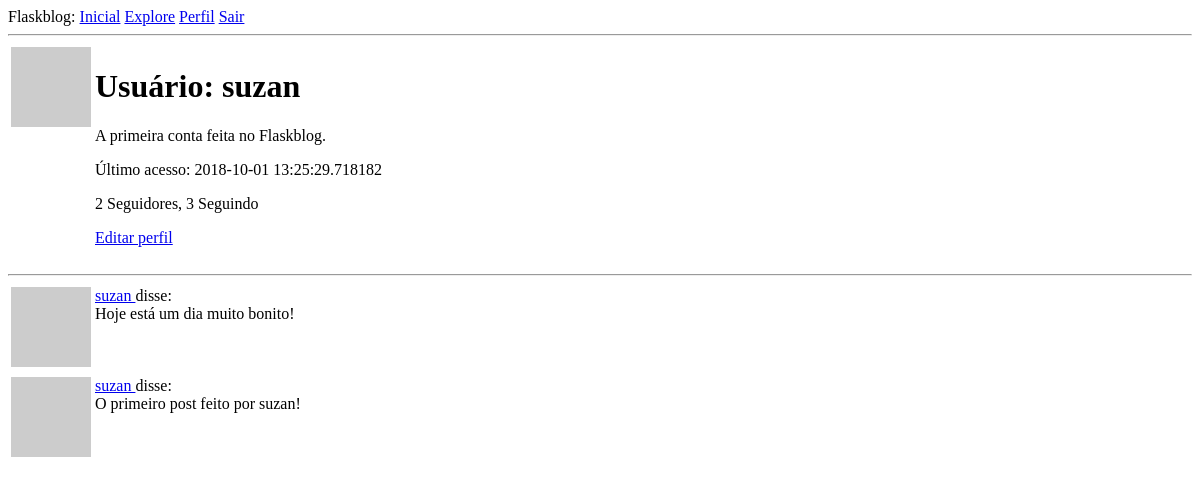
Page /user/suzan (signed in) on the earlier database version.
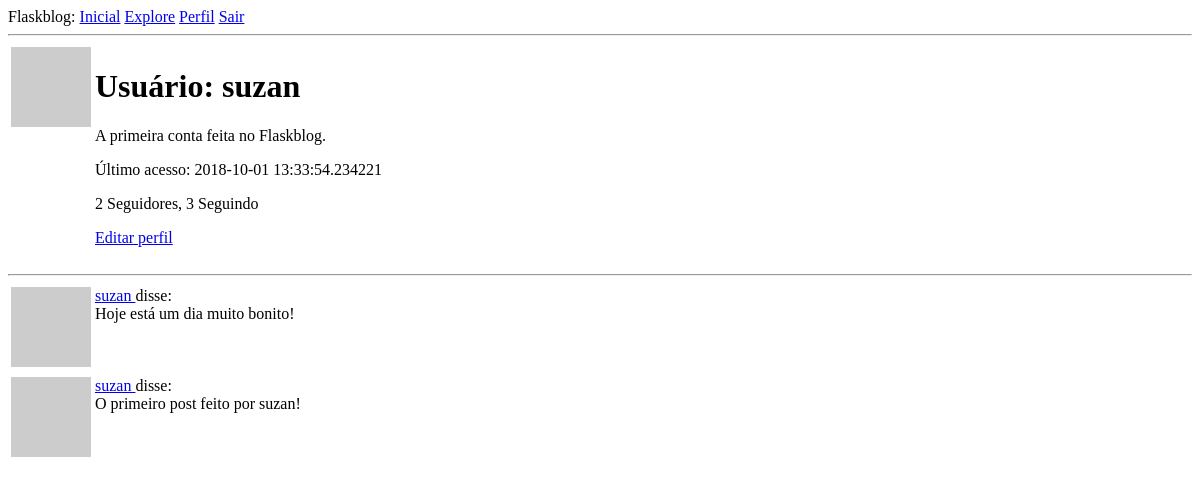
Same page on the later database version.
### app/models.py (models this page shows, shortened)
class User(UserMixin, db.Model):
    id = db.Column(db.Integer, primary_key=True)
    username = db.Column(db.String(64), index=True, unique=True)
    email = db.Column(db.String(120), index=True, unique=True)
    password_hash = db.Column(db.String(128))
    posts = db.relationship('Post', backref='author', lazy='dynamic')
    about_me = db.Column(db.String(140))
    last_seen = db.Column(db.DateTime, default=datetime.utcnow)
    followed = db.relationship(
        'User', secondary=followers,
        primaryjoin=(followers.c.follower_id == id),
        secondaryjoin=(followers.c.followed_id == id),
        backref=db.backref('followers', lazy='dynamic'), lazy='dynamic')
    def avatar(self, size):
        digest = md5(self.email.lower().encode('utf-8')).hexdigest()
        return 'https://www.gravatar.com/avatar/{}?d=identicon&s={}'.format(
            digest, size)

class Post(db.Model):
    id = db.Column(db.Integer, primary_key=True)
    body = db.Column(db.String(140))
    timestamp = db.Column(db.DateTime, index=True, default=datetime.utcnow)
    user_id = db.Column(db.Integer, db.ForeignKey('user.id'))

### app/routes.py (the view)
@app.route('/user/<username>')
@login_required
def user(username):
    user = User.query.filter_by(username=username).first_or_404()
    page = request.args.get('page', 1, type=int)
    posts = user.posts.order_by(Post.timestamp.desc()).paginate(
        page, app.config['POSTS_PER_PAGE'], False)
    next_url = url_for('user', username=user.username, page=posts.next_num) \
        if posts.has_next else None
    prev_url = url_for('user', username=user.username, page=posts.prev_num) \
        if posts.has_prev else None
    return render_template('user.html', user=user, posts=posts.items,
                            prev_url=prev_url, next_url=next_url)

### app/models.py (called while the page is built)
@login.user_loader
def load_user(id):
    return User.query.get(int(id))

### app/routes.py (called while the page is built)
@app.before_request
def before_request():
    if current_user.is_authenticated:
        current_user.last_seen = datetime.utcnow()
        db.session.commit()

### app/templates/user.html (shortened to what this page needs)
{% extends "base.html" %}
{% block content %}
<table>
	<tr valign="top">
		<td><img src="{{ user.avatar(128) }}"></td>
		<td>
			<h1>Usuário: {{ user.username }}</h1>
			{% if user.about_me %}
				<p>{{ user.about_me }}</p>
			{% endif %}
			{% if user.last_seen %}
				<p>Último acesso: {{ user.last_seen }}</p>
			{% endif %}
			<p>
				{{ user.followers.count() }} Seguidores,
				{{ user.followed.count() }} Seguindo
			</p>
			{% if user == current_user %}
				<p><a href="{{ url_for('edit_profile') }}">Editar perfil</a></p>
			{% elif not current_user.is_following(user) %}
				<p><a href="{{ url_for('follow', username=user.username) }}">Seguir</a></p>
			{% else %}
				<p><a href="{{ url_for('unfollow', username=user.username) }}">Deixar de Seguir</a></p>
			{% endif %}
		</td>
	</tr>
</table>
<hr>
{% for post in posts %}
	{% include "_post.html" %}
{% endfor %}
{% endblock %}

### app/templates/base.html (shortened to what this page needs)
<!DOCTYPE html>
<html>
<head>
</head>
<body>
	<div>Flaskblog:
		<a href="{{ url_for('index') }} ">Inicial</a>
		<a href="{{ url_for('explore') }}">Explore</a>
		{% if current_user.is_anonymous %}
		<a href="{{ url_for('login') }}">Entrar</a>
		{% else %}
		<a href="{{ url_for('user', username=current_user.username)}}">Perfil</a>
		<a href="{{ url_for('logout') }}">Sair</a>
		{% endif %}
	</div>
	<hr>
	{% block content %}{% endblock %}
</body>
</html>

### app/templates/_post.html
<table>
	<tr valign="top">
		<td><img src="{{ post.author.avatar(36) }}"></td>
		<td>
			<a href="{{ url_for('user', username=post.author.username) }}">
				{{ post.author.username }}
			</a>
			disse:<br>{{ post.body }}
		</td>
	</tr>
</table>

Differences in the rows shown:
changed User "suzan": last_seen "2018-10-01 13:25:29.718182" → "2018-10-01 13:33:54.234221"
